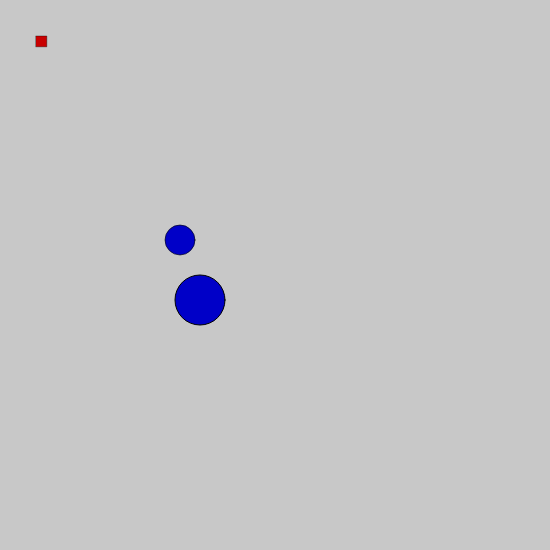
Frame 1 (no input)
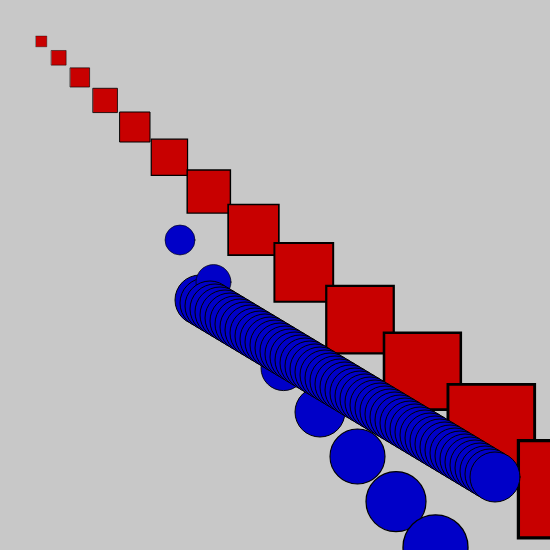
Frame 60 (no input)
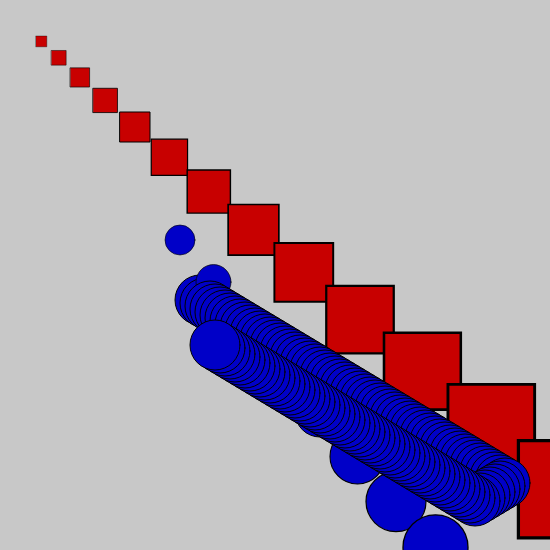
Frame 120 (the mouse pressed at the canvas centre since frame 60)

The p5.js sketch that drew these frames (run headless with seeded random() and noise() and a simulated clock; from frame 60 on, the mouse is pressed at the canvas centre):

// p5.js sketch
// ── sketch.js
// var x;
// var velocity;
var ballObj;
var ball2;
function setup(){
	createCanvas(550,550);
	ballObj = new Shape(200,300);
	ball2 = new Shape(300,400);
	tangle = new Shape(100,100);
	background(200);
}

function draw(){
// background(200);
	ballObj.ballDisp();
	ballObj.animate();

	ball2.ballDisp();
	ball2.animate();

	tangle.rectDisp();
	tangle.animate();
	
	// animate();
	// ellipse(x,200,30,30);
}

// function animate(){
// 	x += velocity;
// }

function Shape(xVal,yVal){
	this.x = xVal;
	this.y = yVal;
	this.velocity = 5;
	this.vel2 = 3;
	this.sC = 0.5;

	this.animate = function(){
		this.x += this.velocity;
		this.y += this.vel2;
		this.sC += 0.1;
		if (this.x > 500 || this.x < 0)  {
			this.velocity = -this.velocity;
			this.sC -= 0.2;
		}
		if (this.y > 500 || this.y < 0)  {
			this.vel2 = -this.vel2;
			this.sC -= 0.2;
		}
		scale(this.sC,this.sC);
	}

	this.ballDisp = function(){
		fill(0,0,200);
		ellipse(this.x, this.y, 50, 50);

	}

	this.rectDisp = function() {
		fill(200,0,0);
		rect(this.x,this.y, 30,30);
	}
};
